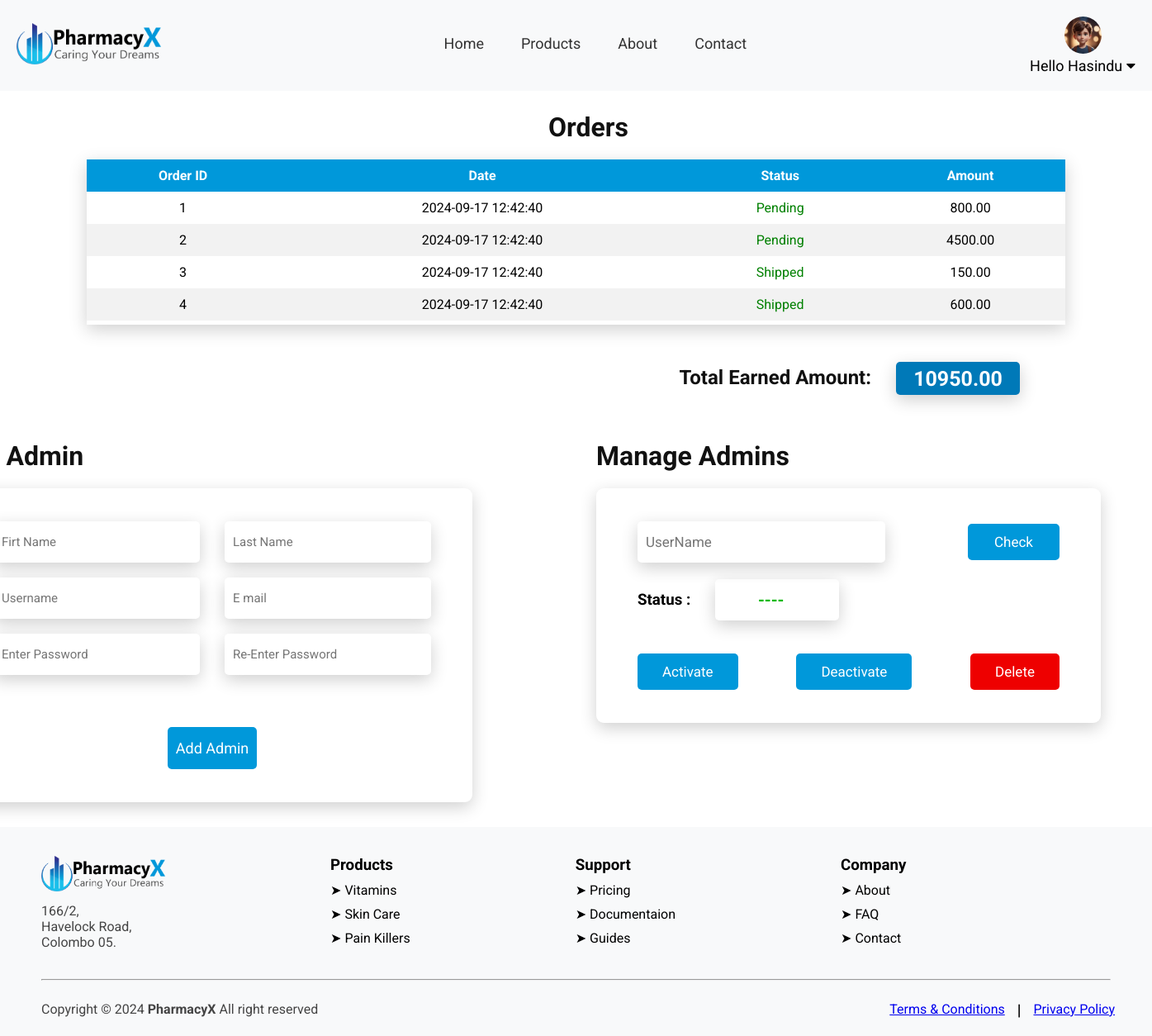
The page /manager_DB.php (signed in) on the database its author committed.
### tables this page shows
CREATE TABLE `Orders` (
  `order_id` int(11) NOT NULL,
  `user_name` varchar(100) DEFAULT NULL,
  `order_status` enum('Pending','Shipped','Delivered') DEFAULT 'Pending',
  `order_type` enum('Prescription','General') DEFAULT NULL,
  `qty` int(11) DEFAULT NULL,
  `receiver_name` varchar(255) DEFAULT NULL,
  `street` varchar(100) DEFAULT NULL,
  `city` varchar(100) DEFAULT NULL,
  `postal_code` varchar(10) DEFAULT NULL,
  `prescription_url` varchar(255) DEFAULT NULL,
  `product_id` int(11) DEFAULT NULL,
  `Order_total` decimal(10,2) DEFAULT NULL,
  `order_date` timestamp NOT NULL DEFAULT current_timestamp()
);

### manager_DB.php (the view, shortened to what this page needs)
<?php
$AdminStatus = '----';
$inputValue = '';
$sql = "SELECT SUM(Order_total) AS totalAmount FROM orders";
$result = mysqli_query($Connection, $sql);
if(mysqli_num_rows($result) > 0){
  $row = mysqli_fetch_assoc($result);
  $totalAmount = $row['totalAmount'];
}
?>
<!DOCTYPE html>
<html lang="en">
<head>
  <link rel="stylesheet" href="./CSS/index.css">
  <link rel="stylesheet" href="./CSS/manager_DB.css">
</head>
<body>
  <?php include("./header.php"); ?>
  <div class="manager-dashboard-container">
    <div class="orders-container">
        <h1 class="manager-headings">Orders</h1>
      <div class="order-table-container">
          <table class="order-table">
            <tr>
              <th class="order-table-heading">Order ID</th>
              <th class="order-table-heading">Date</th>
              <th class="order-table-heading">Status</th>
              <th class="order-table-heading">Amount</th>
            </tr>
            <?php
              $sql = "SELECT * FROM orders;";
              $result = mysqli_query($Connection, $sql);
              if(mysqli_num_rows($result) > 0){
                while($row = $result -> fetch_assoc()){
                  $orderId = $row['order_id'];
                  $date = $row['order_date'];
                  $status = $row['order_status'];
                  $total = $row['Order_total'];
                  echo "<tr>
                        <td>$orderId</td>
                        <td>$date</td>
                        <td class=status-result>$status</td>
                        <td>$total</td>
                      </tr>";
                }
            }else{
              echo "<tr>
                      <td colspan = '8'>No Orders Found</td>
                    </tr>";
            }
            ?>
          </table>
      </div>
    </div>
    <div class="total-amount-container">
      <h2 class="total-amount-heading">Total Earned Amount: </h2>
      <div  class="total-amount-show-box">
        <h3 class="total-amount"><?php echo $totalAmount ?></h3>
      </div>
    </div>
    <div class="manage-admin-container">
      <div class="add-admin-container">
        <h1 class="manager-headings">Add Admin</h1>
        <div class="admin-form-container">
          <form action="manager_DB.php" method="POST">
            <div class="admin-form">
              <div class="form-rows">
                <input type="text" class="form-input-box" placeholder="Firt Name" name="firstname">
                <input type="text" class="form-input-box-right" placeholder="Last Name" name="lastname">
              </div>
              <div class="form-rows">
                <input type="text" class="form-input-box" placeholder="Username" name="username">
                <input type="text" class="form-input-box-right " placeholder="E mail" name="email">
              </div>
              <div class="form-rows">
                <input type="password" class="form-input-box enter-password" placeholder="Enter Password" name="userpassword">
                <input type="password" class="form-input-box-right re-enter-password" placeholder="Re-Enter Password" onkeyup= "checkPassword();">
              </div>
              <div class="add-admin-button-container">
                <button type="submit" class="add-admin-button" name="addAdmin">Add Admin</button>
              </div>
            </div>
          </form>
        </div>
      </div>
      <div class="control-admins">
        <h1 class="check-admin-heading">Manage Admins</h1>
        <div class="control-admin-form">
          <form action="manager_DB.php" method="POST">
            <div class="check-admin">
                <input type="text" class="check-admin-input" placeholder="UserName" name="adminInput" value= "<?php echo $inputValue; ?>">
                <button type="submit" class="check-admin-button" name="check">Check</button>
            </div>
            <div class="admin-satus-container">
              <h3 class="status-heading">Status : </h3>
              <div class="admin-status"><?php echo $AdminStatus ?></div>
            </div>
            <div class="admin-control-buttons">
              <button class="activate" name="activate">Activate</button>
              <button class="deactivate" name="deactivate">Deactivate</button>
              <button class="delete" name="delete">Delete</button>
            </div>
          </form>
        </div>
      </div>
    </div>
  </div>
  <?php include("./footer.php"); ?>
</body>
</html>

### CSS/index.css (style rules this page uses)
* { margin: 0; padding: 0; box-sizing: border-box; font-family: "Roboto"; scroll-behavior: smooth; }
h1 { color: #111111; }
h2 { color: #111111; }

### CSS/manager_DB.css (style rules this page uses)
.manager-dashboard-container { margin-right: auto; margin-left: auto; }
.manager-headings, .total-amount-heading { margin-left: 30px; margin-bottom: 20px; margin-top: 25px; }
.orders-container { display: flex; flex-direction: column; align-items: center; }
.order-table-container { border-style: none; height: 200px; width: 85%; margin-left: 30px; margin-right: 30px; box-shadow: 0 6px 20px 0 rgba(0, 0, 0, 0.19); overflow: scroll; }
.order-table { width: 100%; text-align: center; border-collapse: collapse; }
.order-table-container table tr:nth-child(odd) { background-color: #f2f2f2; }
tr,th,td { padding: 10px; }
.order-table-heading { background-color: #0098DA; color: white; }
.status-result { color: green; }
.total-amount-container { display: flex; justify-content: end; margin-right: 160px; margin-top: 25px; }
.total-amount-show-box { background-color: #0079B8; display: flex; justify-content: center; align-items: center; width: 150px; height: 40px; border-radius: 5px; margin-left: 30px; margin-top: 20px; margin-bottom: 30px; box-shadow: 0 6px 20px 0 rgba(0, 0, 0, 0.19); }
.total-amount { font-size: 25px; color: white; }
.manage-admin-container { display: flex; justify-content: center; }
.admin-form-container { display: flex; }
.admin-form { border-style: none; box-shadow: 0 6px 20px 0 rgba(0, 0, 0, 0.19); padding: 40px 50px 40px 50px; margin-left: 30px; margin-bottom: 30px; border-radius: 9px; }
.form-input-box, .form-input-box-right { margin-bottom: 18px; font-size: 15px; padding: 8px 25px 8px 10px; border-radius: 5px; border-style: none; width: 250px; height: 50px; box-shadow: 0 6px 20px 0 rgba(0, 0, 0, 0.19); }
.form-input-box-right { margin-left: 30px; }
.form-rows { display: flex; }
.add-admin-button-container { display: flex; justify-content: center; }
.add-admin-button { padding: 15px 10px 15px 10px; margin-top: 40px; border-style: none; border-radius: 5px; background-color: #0098DA; color: #fff; font-size: 18px; transition: 0.5s; cursor: pointer; }
.control-admins { margin-left: 150px; }
.check-admin-heading { margin-bottom: 20px; margin-top: 25px; }
.control-admin-form { border-style: none; box-shadow: 0 6px 20px 0 rgba(0, 0, 0, 0.19); padding: 40px 50px 40px 50px; margin-bottom: 30px; margin-right: 150px; border-radius: 9px; }
.check-admin { display: flex; flex-direction: row; justify-content: space-between; align-items: center; }
.check-admin-input { font-size: 17px; padding: 8px 25px 8px 10px; border-radius: 5px; border-style: none; width: 300px; height: 50px; box-shadow: 0 6px 20px 0 rgba(0, 0, 0, 0.19); }
.check-admin-button { border-style: solid; border-color: #0098DA; border-radius: 5px; background-color: #0098DA; color: white; font-size: 17px; padding: 10px 30px 10px 30px; margin-left: 100px; transition: 0.5s; cursor: pointer; }
.admin-satus-container { display: flex; align-items: center; margin-top: 20px; }
.admin-status { display: flex; justify-content: center; align-items: center; font-size: 20px; font-weight: 700; color: rgb(0, 184, 0); padding: 8px 25px 8px 10px; border-radius: 5px; border-style: none; width: 150px; height: 50px; margin-left: 30px; box-shadow: 0 6px 20px 0 rgba(0, 0, 0, 0.19); }
.admin-control-buttons { display: flex; justify-content: space-between; margin-top: 40px; }
.activate, .deactivate, .delete { border-style: none; border-radius: 5px; background-color: #0098DA; color: white; font-size: 17px; padding: 12px 30px 12px 30px; transition: 0.5s; cursor: pointer; }
.delete { background-color: rgb(238, 0, 0); }

### CSS/partials.css (style rules this page uses)
* { margin: 0; padding: 0; box-sizing: border-box; font-family: "Roboto"; }

### rows shown on the page
orders: order_id "1", order_date "2024-09-17 12:42:40", order_status "Pending", Order_total "800.00"
orders: order_id "2", order_date "2024-09-17 12:42:40", order_status "Pending", Order_total "4500.00"
orders: order_id "3", order_date "2024-09-17 12:42:40", order_status "Shipped", Order_total "150.00"
orders: order_id "4", order_date "2024-09-17 12:42:40", order_status "Shipped", Order_total "600.00"

### other values the page prints
$_SESSION['firstname'] "Hasindu"
$totalAmount "10950.00"
$AdminStatus "----"
